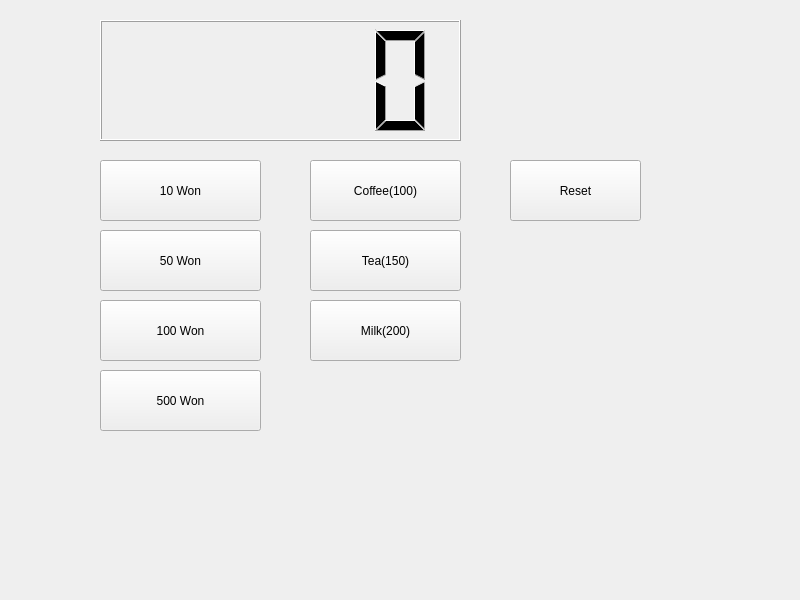
<?xml version="1.0" encoding="UTF-8"?>
<ui version="4.0">
 <class>Widget</class>
 <widget class="QWidget" name="Widget">
  <property name="geometry">
   <rect>
    <x>0</x>
    <y>0</y>
    <width>800</width>
    <height>600</height>
   </rect>
  </property>
  <property name="windowTitle">
   <string>Widget</string>
  </property>
  <widget class="QLCDNumber" name="lcdNumber">
   <property name="geometry">
    <rect>
     <x>100</x>
     <y>20</y>
     <width>361</width>
     <height>121</height>
    </rect>
   </property>
  </widget>
  <widget class="QPushButton" name="won10">
   <property name="geometry">
    <rect>
     <x>100</x>
     <y>160</y>
     <width>161</width>
     <height>61</height>
    </rect>
   </property>
   <property name="text">
    <string>10 Won</string>
   </property>
  </widget>
  <widget class="QPushButton" name="won50">
   <property name="geometry">
    <rect>
     <x>100</x>
     <y>230</y>
     <width>161</width>
     <height>61</height>
    </rect>
   </property>
   <property name="text">
    <string>50 Won</string>
   </property>
  </widget>
  <widget class="QPushButton" name="won100">
   <property name="geometry">
    <rect>
     <x>100</x>
     <y>300</y>
     <width>161</width>
     <height>61</height>
    </rect>
   </property>
   <property name="text">
    <string>100 Won</string>
   </property>
  </widget>
  <widget class="QPushButton" name="won500">
   <property name="geometry">
    <rect>
     <x>100</x>
     <y>370</y>
     <width>161</width>
     <height>61</height>
    </rect>
   </property>
   <property name="text">
    <string>500 Won</string>
   </property>
  </widget>
  <widget class="QPushButton" name="coffee">
   <property name="geometry">
    <rect>
     <x>310</x>
     <y>160</y>
     <width>151</width>
     <height>61</height>
    </rect>
   </property>
   <property name="text">
    <string>Coffee(100)</string>
   </property>
  </widget>
  <widget class="QPushButton" name="tea">
   <property name="geometry">
    <rect>
     <x>310</x>
     <y>230</y>
     <width>151</width>
     <height>61</height>
    </rect>
   </property>
   <property name="text">
    <string>Tea(150)</string>
   </property>
  </widget>
  <widget class="QPushButton" name="milk">
   <property name="geometry">
    <rect>
     <x>310</x>
     <y>300</y>
     <width>151</width>
     <height>61</height>
    </rect>
   </property>
   <property name="text">
    <string>Milk(200)</string>
   </property>
  </widget>
  <widget class="QPushButton" name="reset">
   <property name="geometry">
    <rect>
     <x>510</x>
     <y>160</y>
     <width>131</width>
     <height>61</height>
    </rect>
   </property>
   <property name="text">
    <string>Reset</string>
   </property>
  </widget>
 </widget>
 <resources/>
 <connections/>
</ui>
